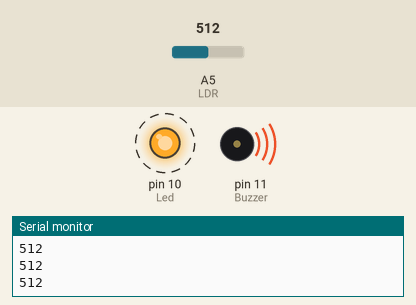
This sketch was run on a simulated Arduino Uno, built with avr-gcc and run on an emulated ATmega328P. Parts: output pins drawn as LEDs (lit = HIGH), buzzer (waves = sounding), the last lines printed to the serial monitor. Dashed ring = blinking. The test bench sets the inputs (shaded band); at power-on: A5 (LDR) = 512.

Above: at 0.9 s.
1.3 s: A5 (LDR) set to 893
4.3 s: A5 (LDR) set to 912
At 4.3 s:
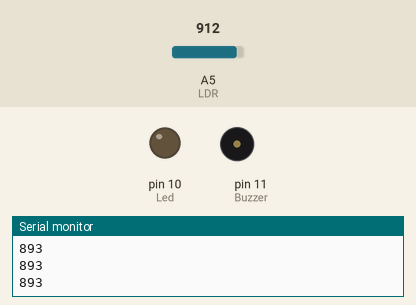
5.8 s: A5 (LDR) set to 890
At 5.9 s:
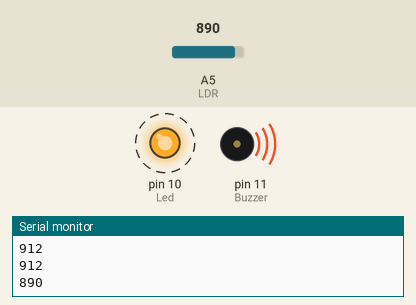
8.8 s: A5 (LDR) set to 900
At 9.3 s:
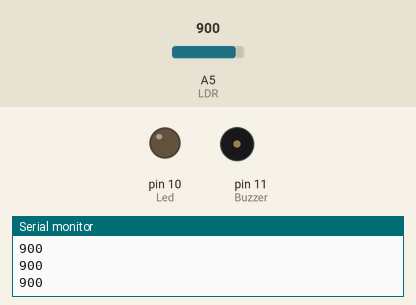
Timing chart, 0 to 11.3 s (numbered marks = the images above; inputs shaded):
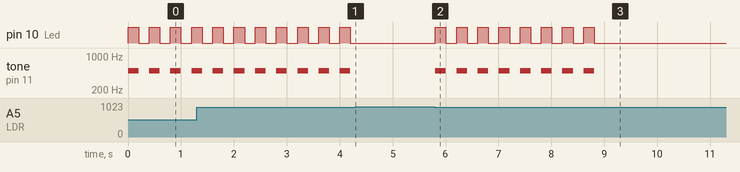

Measured:
- the behaviour switches between 899 and 900 on A5 (LDR) (found by bisection; images 0 and 1)
- after the input at 4.3 s, pin 10 (Led): stops changing and stays LOW; tone on pin 11 (Buzzer): stops changing and stays silent
- after the input at 5.8 s, pin 10 (Led): alternates HIGH for 0.20 s and LOW for 0.20 s, starting at once; tone on pin 11 (Buzzer): alternates 500 Hz for 0.20 s and silent for 0.20 s, starting at once
- after the input at 8.8 s, pin 10 (Led): goes on until 8.8 s, then stays LOW; tone on pin 11 (Buzzer): goes on until 8.8 s, then stays silent
- by itself, pin 10 (Led): alternates HIGH for 0.20 s and LOW for 0.20 s
- by itself, tone on pin 11 (Buzzer): alternates 500 Hz for 0.20 s and silent for 0.20 s

The sketch:

guvenlik_sistemi.ino
```cpp
#define LDR A5
#define Buzzer 11
#define Led 10
int deger;
void setup() {

      Serial.begin(9600);
      pinMode(Buzzer,OUTPUT);
      pinMode(Led,OUTPUT);
}

void loop() {
  deger=analogRead(LDR);
  Serial.println(deger);
  if(deger<900)
  {
   digitalWrite(Led,HIGH);
   tone(Buzzer,500);
   delay(200);
   digitalWrite(Led,LOW);
   noTone(Buzzer);
   delay(200);


   }

}
```
